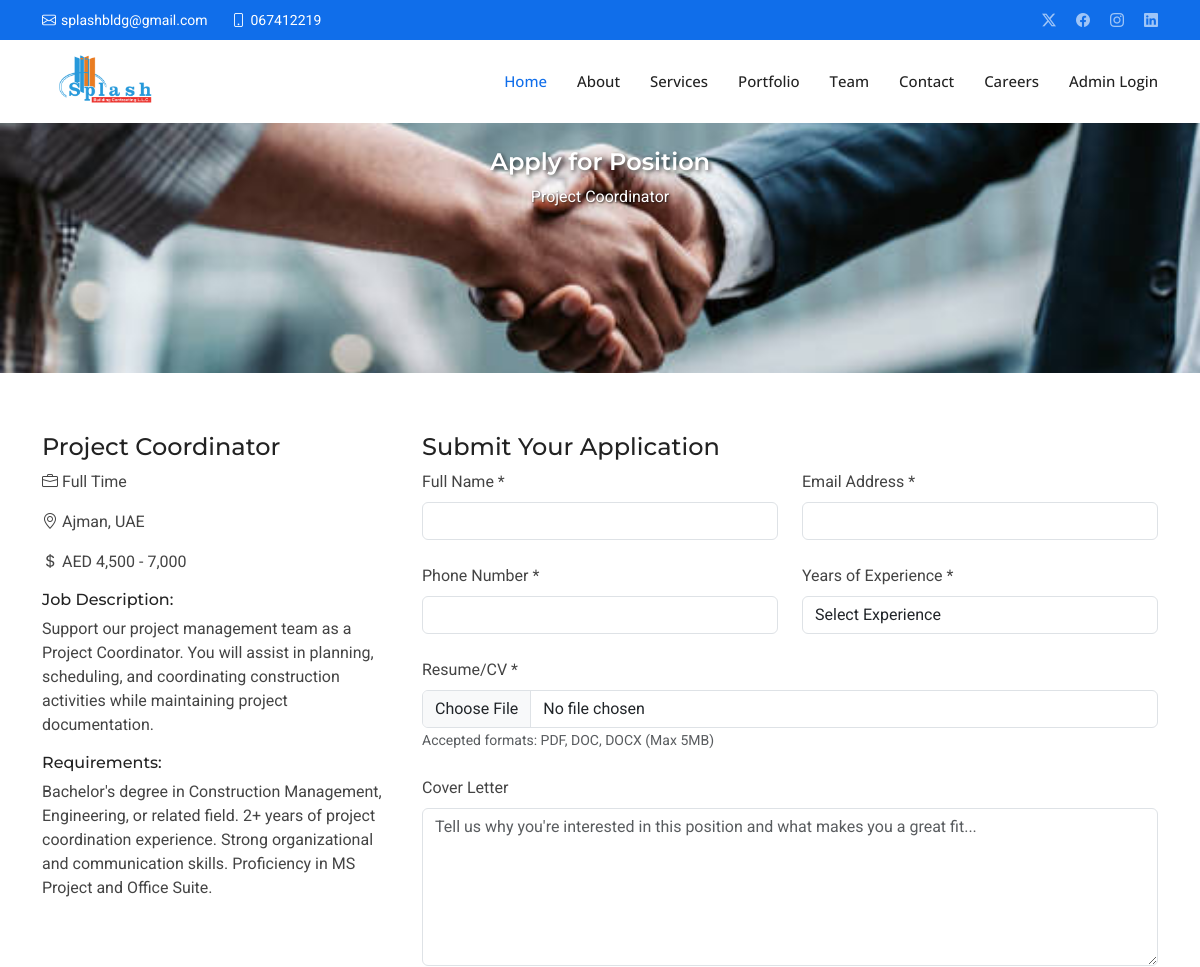
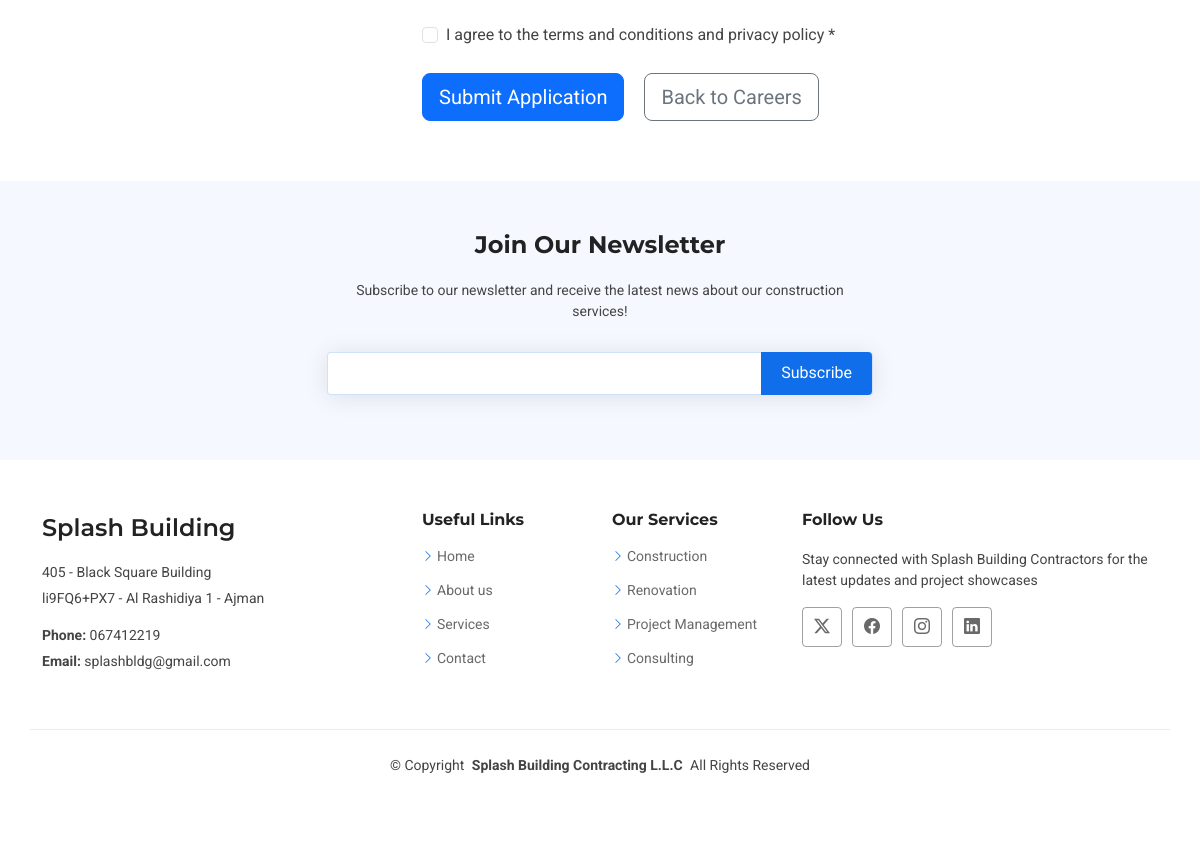
Screenshot of /apply/4/ with the database file from the repository (2 pictures, top to bottom).
### site_application/models.py (models this page shows, shortened)
class JobVacancy(models.Model):
    title = models.CharField(max_length=200)
    description = models.TextField()
    requirements = models.TextField()
    location = models.CharField(max_length=100)
    salary_range = models.CharField(max_length=100, blank=True)
    employment_type = models.CharField(max_length=50, choices=[
        ('full_time', 'Full Time'),
        ('part_time', 'Part Time'),
        ('contract', 'Contract'),
    ], default='full_time')
    is_active = models.BooleanField(default=True)
    total_positions = models.IntegerField(default=1, help_text="Total number of positions available")
    filled_positions = models.IntegerField(default=0, help_text="Number of positions filled")
    created_at = models.DateTimeField(default=timezone.now)
    updated_at = models.DateTimeField(auto_now=True)
    @property
    def is_fully_filled(self):
        return self.filled_positions >= self.total_positions
    class Meta:
        ordering = ['-created_at']

### site_application/views.py (the view, shortened to what this page needs)
# urls.py: path('apply/<int:job_id>/', views.apply_job, name='apply_job'),
def apply_job(request, job_id):
    job = get_object_or_404(JobVacancy, id=job_id, is_active=True)
    if job.is_fully_filled:
        messages.error(request, 'Sorry, this position is currently filled. Please check other available positions.')
        return redirect('careers')
    return render(request, 'site_application/apply_job.html', {'job': job})

### site_application/templates/site_application/apply_job.html (shortened to what this page needs)
{% extends 'site_application/base.html' %}
{% load static %}
{% block content %}
    <div class="page-title" data-aos="fade" style="background-image: url('{% static 'img/hand_shake_img.jpg' %}'); background-size: cover; background-position: center; height: 250px;">
      <div class="heading">
        <div class="container">
          <div class="row d-flex justify-content-center text-center">
            <div class="col-lg-8">
              <h1 style="color: white; text-shadow: 2px 2px 4px rgba(0,0,0,0.7);">Apply for Position</h1>
              <p class="mb-0" style="color: white; text-shadow: 1px 1px 2px rgba(0,0,0,0.7);">{{ job.title }}</p>
            </div>
          </div>
        </div>
      </div>
    </div>
    <section id="apply-job" class="apply-job section">
      <div class="container" data-aos="fade-up" data-aos-delay="100">
        <div class="row">
          <div class="col-lg-4">
            <div class="job-details-card">
              <h4>{{ job.title }}</h4>
              <div class="job-meta mb-3">
                <p><i class="bi bi-briefcase"></i> {{ job.get_employment_type_display }}</p>
                <p><i class="bi bi-geo-alt"></i> {{ job.location }}</p>
                {% if job.salary_range %}
                  <p><i class="bi bi-currency-dollar"></i> {{ job.salary_range }}</p>
                {% endif %}
              </div>
              <div class="job-description">
                <h6>Job Description:</h6>
                <p>{{ job.description }}</p>
              </div>
              <div class="job-requirements">
                <h6>Requirements:</h6>
                <p>{{ job.requirements }}</p>
              </div>
            </div>
          </div>
          <div class="col-lg-8">
            <div class="application-form-card">
              <h4>Submit Your Application</h4>
              <form method="post" enctype="multipart/form-data" class="application-form">
                <div class="row gy-4">
                  <div class="col-md-6">
                    <label for="full_name" class="form-label">Full Name *</label>
                    <input type="text" class="form-control" id="full_name" name="full_name" required>
                  </div>
                  <div class="col-md-6">
                    <label for="email" class="form-label">Email Address *</label>
                    <input type="email" class="form-control" id="email" name="email" required>
                  </div>
                  <div class="col-md-6">
                    <label for="phone" class="form-label">Phone Number *</label>
                    <input type="tel" class="form-control" id="phone" name="phone" required>
                  </div>
                  <div class="col-md-6">
                    <label for="experience_years" class="form-label">Years of Experience *</label>
                    <select class="form-control" id="experience_years" name="experience_years" required>
                      <option value="">Select Experience</option>
                    </select>
                  </div>
                  <div class="col-12">
                    <label for="resume" class="form-label">Resume/CV *</label>
                    <input type="file" class="form-control" id="resume" name="resume" accept=".pdf,.doc,.docx" required>
                    <small class="form-text text-muted">Accepted formats: PDF, DOC, DOCX (Max 5MB)</small>
                  </div>
                  <div class="col-12">
                    <label for="cover_letter" class="form-label">Cover Letter</label>
                    <textarea class="form-control" id="cover_letter" name="cover_letter" rows="6" placeholder="Tell us why you're interested in this position and what makes you a great fit..."></textarea>
                  </div>
                  <div class="col-12">
                    <div class="form-check">
                      <input class="form-check-input" type="checkbox" id="terms" required>
                      <label class="form-check-label" for="terms">
                        I agree to the terms and conditions and privacy policy *
                      </label>
                    </div>
                  </div>
                  <div class="col-12">
                    <button type="submit" class="btn btn-primary btn-lg">Submit Application</button>
                    <a href="{% url 'careers' %}" class="btn btn-outline-secondary btn-lg ms-3">Back to Careers</a>
                  </div>
                </div>
              </form>
            </div>
          </div>
        </div>
      </div>
    </section>
{% endblock %}

### splash_bldg/static/css/main.css (style rules this page uses)
:root { --default-font: "Roboto", system-ui, -apple-system, "Segoe UI", Roboto, "Helvetica Neue", Arial, "Noto Sans", "Liberation Sans", sans-serif, "Apple Color Emoji", "Segoe UI Emoji", "Segoe UI Symbol", "Noto Color Emoji"; --heading-font: "Montserrat", sans-serif; --nav-font: "Open Sans", sans-serif; }
:root { --background-color: #ffffff; --default-color: #444444; --heading-color: #222222; --accent-color: #106eea; --surface-color: #ffffff; --contrast-color: #ffffff; }
:root { --nav-color: #222222; --nav-hover-color: #106eea; --nav-mobile-background-color: #ffffff; --nav-dropdown-background-color: #ffffff; --nav-dropdown-color: #222222; --nav-dropdown-hover-color: #106eea; }
:root { scroll-behavior: smooth; }
body { color: var(--default-color); background-color: var(--background-color); font-family: var(--default-font); }
a { color: var(--accent-color); text-decoration: none; transition: 0.3s; }
h1, h2, h3, h4, h5, h6 { color: var(--heading-color); font-family: var(--heading-font); }
.page-title { --background-color: color-mix(in srgb, var(--default-color), transparent 96%); color: var(--default-color); background-color: var(--background-color); padding: 25px 0; position: relative; }
.page-title h1 { font-size: 24px; font-weight: 600; }
section, .section { color: var(--default-color); background-color: var(--background-color); padding: 60px 0; scroll-margin-top: 78px; overflow: clip; }

### rows the page displays
JobVacancy: title "Project Coordinator", employment_type "Full Time", location "Ajman, UAE", salary_range "AED 4,500 - 7,000", description "Support our project management team as a Project Coordinator. You will assist in planning, scheduling, and coordinating construction activities while maintaining project documentation.", requirements "Bachelor's degree in Construction Management, Engineering, or related field. 2+ years of project coordination experience. Strong organizational and communication skills. Proficiency in MS Project and Office Suite."
